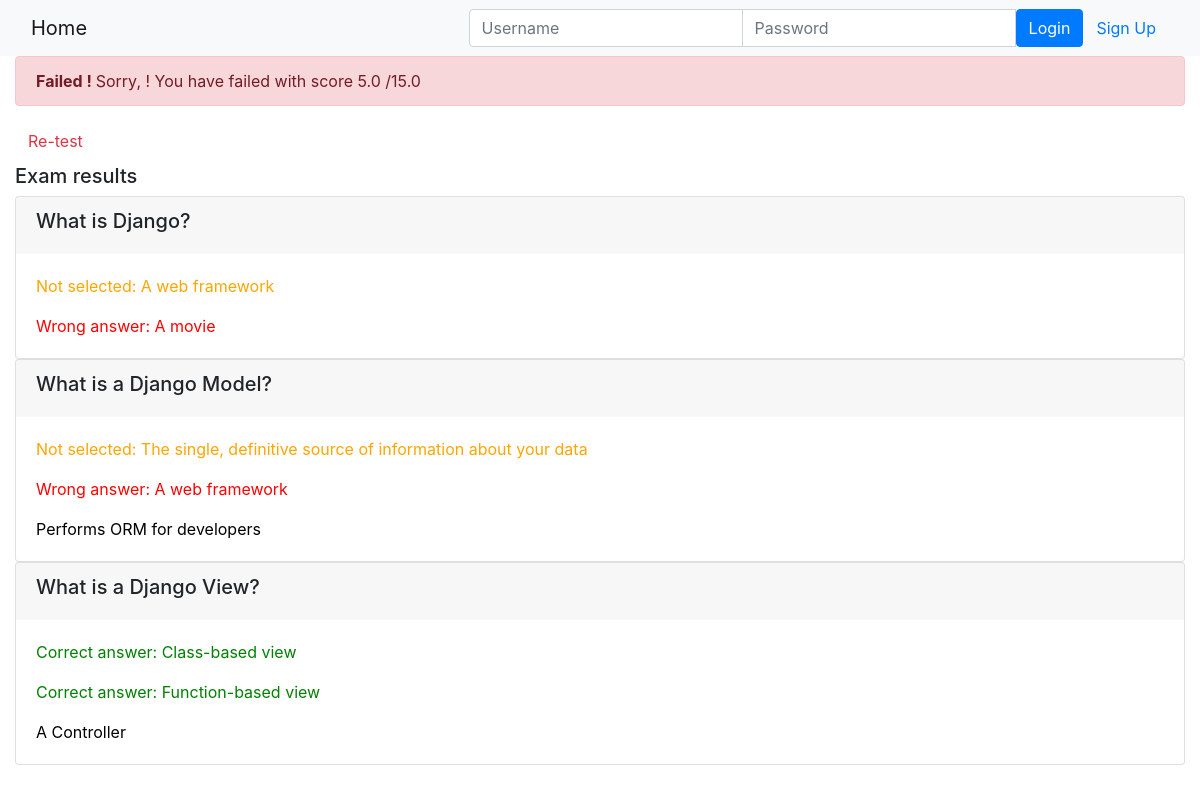
Page /onlinecourse/course/1/submission/1/result/ on the committed database.
### onlinecourse/models.py (models this page shows)
class Question(models.Model):
    lesson = models.ForeignKey(Lesson, on_delete=models.CASCADE)
    course = models.ForeignKey(Course, on_delete=models.CASCADE)
    text = models.CharField(max_length=550, default="question text")
    title = models.CharField(max_length=550, default="question title")
    grade = models.FloatField(default=5.0)
    def is_get_score(self, selected_ids):
        all_answers = self.choice_set.filter(is_correct=True).count()
        selected_correct = self.choice_set.filter(is_correct=True, id__in=selected_ids).count()
        if all_answers == selected_correct:
            return True
        else:
            return False

class Choice(models.Model):
    question = models.ForeignKey(Question, on_delete=models.CASCADE)
    text = models.CharField(max_length=550, default="question text")
    is_correct = models.BooleanField(default=False)

### onlinecourse/views.py (the view)
# urls.py: path('course/<int:course_id>/submission/<int:submission_id>/result/', views.show_exam_result, name = 'show_exam_result'),
def show_exam_result(request, course_id, submission_id):
    course = get_object_or_404(Course, pk=course_id)
    submission = get_object_or_404(Submission, pk=submission_id)
    choices = submission.choices.all()
    total_mark, mark = 0, 0
    for question in course.question_set.all():
        total_mark += question.grade
        if question.is_get_score(choices):
            mark += question.grade
    return render(
        request,
        'onlinecourse/exam_result_bootstrap.html',
        {"course":course, "choices":choices,"mark":mark,
            "total_mark": total_mark,
            "submission": submission,
            "grade": int((mark / total_mark) * 100) }
    )

### onlinecourse/templates/onlinecourse/exam_result_bootstrap.html (shortened to what this page needs)
<!DOCTYPE html>
<html lang="en">
<head>
    {% load static %}
    <link rel="stylesheet" href="https://maxcdn.bootstrapcdn.com/bootstrap/4.5.2/css/bootstrap.min.css">
</head>
<body>
 <nav class="navbar navbar-light bg-light">
    <div class="container-fluid">
        <div class="navbar-header">
              <a class="navbar-brand" href="{% url 'onlinecourse:index' %}">Home</a>
        </div>
        <ul class="nav navbar-nav navbar-right">
            {% if user.is_authenticated %}
            <li>
                <a class="btn btn-link" href="#">{{ user.first_name }}({{ user.username }})</a>
                <a class="btn btn-link" href="{% url 'onlinecourse:logout' %}">Logout</a>
            </li>
            {% else %}
            <li>
                <form class="form-inline" action="{% url 'onlinecourse:login' %}" method="post">
                    <div class="input-group">
                        <input type="text" class="form-control" placeholder="Username" name="username" >
                        <input type="password" class="form-control" placeholder="Password" name="psw" >
                        <button class="btn btn-primary" type="submit">Login</button>
                        <a class="btn btn-link" href="{% url 'onlinecourse:registration' %}">Sign Up</a>
                    </div>
                </form>
            </li>
            {% endif %}
        </ul>
    </div>
</nav>
<div class="container-fluid">
    {% if grade > 80 %}
    <div class="alert alert-success">
       <b> Congratulations, {{user.name}} ! </b> You have passed the exam and completed
            the course with score {{mark}} /{{total_mark}}
    </div>
        {% else %}
        <div class="alert alert-danger">
            <b> Failed ! </b>Sorry, {{user.name}} ! You have failed with score  {{mark}} /{{total_mark}}
        </div>
        <a class="btn btn-link text-danger" href="{% url 'onlinecourse:course_details' course.id %}">Re-test</a>
        {% endif %}
        <div class="card-columns-vertical mt-1">
        <h5 class="">Exam results</h5>
            {% for question in course.question_set.all %}
                <div class="card">
                    <div class="card-header border-light">
                        <h5>{{question.text}}</h5>
                    </div>
                    <div class="card-body">
                        {% for choice in question.choice_set.all %}
                           {% if choice.is_correct and choice in choices %}
                            <p class="card-text" style="color:green">Correct answer: {{choice.text}}</p>
                            {% elif choice.is_correct and choice not in choices %}
                            <p class="card-text" style="color:orange">Not selected: {{choice.text}}</p>
                            {% elif choice.is_correct == False and choice in choices %}
                            <p class="card-text" style="color:red">Wrong answer: {{choice.text}}</p>
                            {% else %}
                            <p class="card-text" style="color:black">{{choice.text}}</p>
                            {% endif %}
                        {% endfor %}
                    </div>
                </div>
            {% endfor %}
        </div>
    </div>
</body>
</html>

### rows in the picture
Question: text "What is Django?"
Choice: text "A web framework"
Choice: text "A movie"
Question: text "What is a Django Model?"
Choice: text "The single, definitive source of information about your data"
Choice: text "A web framework"
Choice: text "Performs ORM for developers"
Question: text "What is a Django View?"
Choice: text "Class-based view"
Choice: text "Function-based view"
Choice: text "A Controller"

### other values in the picture
{{ mark }} "5.0"
{{ total_mark }} "15.0"
